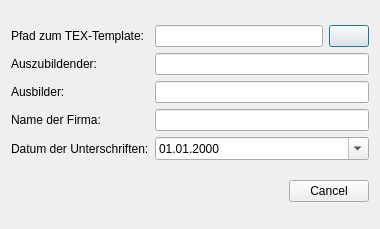
<?xml version="1.0" encoding="UTF-8"?>
<ui version="4.0">
 <class>Widget</class>
 <widget class="QDialog" name="Widget">
  <property name="geometry">
   <rect>
    <x>0</x>
    <y>0</y>
    <width>380</width>
    <height>229</height>
   </rect>
  </property>
  <property name="sizePolicy">
   <sizepolicy hsizetype="Preferred" vsizetype="Fixed">
    <horstretch>0</horstretch>
    <verstretch>0</verstretch>
   </sizepolicy>
  </property>
  <property name="windowTitle">
   <string>PDF Export</string>
  </property>
  <property name="windowIcon">
   <iconset>
    <normaloff>:/images/images/application-pdf.png</normaloff>:/images/images/application-pdf.png</iconset>
  </property>
  <layout class="QVBoxLayout" name="verticalLayout">
   <item>
    <layout class="QGridLayout" name="gridLayout">
     <item row="2" column="0">
      <widget class="QLabel" name="label_2">
       <property name="text">
        <string>Ausbilder:</string>
       </property>
       <property name="buddy">
        <cstring>instructorName</cstring>
       </property>
      </widget>
     </item>
     <item row="3" column="0">
      <widget class="QLabel" name="label_5">
       <property name="text">
        <string>Name der Firma:</string>
       </property>
       <property name="buddy">
        <cstring>companyName</cstring>
       </property>
      </widget>
     </item>
     <item row="2" column="1" colspan="2">
      <widget class="QLineEdit" name="instructorName"/>
     </item>
     <item row="0" column="1">
      <widget class="QLineEdit" name="texPath">
       <property name="readOnly">
        <bool>true</bool>
       </property>
      </widget>
     </item>
     <item row="4" column="0">
      <widget class="QLabel" name="label_3">
       <property name="text">
        <string>Datum der Unterschriften:</string>
       </property>
       <property name="buddy">
        <cstring>dateEdit</cstring>
       </property>
      </widget>
     </item>
     <item row="1" column="1" colspan="2">
      <widget class="QLineEdit" name="traineeName"/>
     </item>
     <item row="1" column="0">
      <widget class="QLabel" name="label">
       <property name="text">
        <string>Auszubildender:</string>
       </property>
       <property name="buddy">
        <cstring>traineeName</cstring>
       </property>
      </widget>
     </item>
     <item row="3" column="1" colspan="2">
      <widget class="QLineEdit" name="companyName"/>
     </item>
     <item row="0" column="2">
      <widget class="QPushButton" name="browseButton">
       <property name="text">
        <string/>
       </property>
       <property name="icon">
        <iconset>
         <normaloff>:/images/images/document-open.png</normaloff>:/images/images/document-open.png</iconset>
       </property>
      </widget>
     </item>
     <item row="0" column="0">
      <widget class="QLabel" name="label_4">
       <property name="text">
        <string>Pfad zum TEX-Template:</string>
       </property>
       <property name="buddy">
        <cstring>texPath</cstring>
       </property>
      </widget>
     </item>
     <item row="4" column="1" colspan="2">
      <widget class="QDateEdit" name="dateEdit">
       <property name="displayFormat">
        <string>dd.MM.yyyy</string>
       </property>
       <property name="calendarPopup">
        <bool>true</bool>
       </property>
      </widget>
     </item>
    </layout>
   </item>
   <item>
    <widget class="QDialogButtonBox" name="buttonBox">
     <property name="standardButtons">
      <set>QDialogButtonBox::Cancel</set>
     </property>
    </widget>
   </item>
  </layout>
 </widget>
 <tabstops>
  <tabstop>texPath</tabstop>
  <tabstop>browseButton</tabstop>
  <tabstop>traineeName</tabstop>
  <tabstop>instructorName</tabstop>
  <tabstop>companyName</tabstop>
  <tabstop>dateEdit</tabstop>
 </tabstops>
 <resources/>
 <connections/>
</ui>
